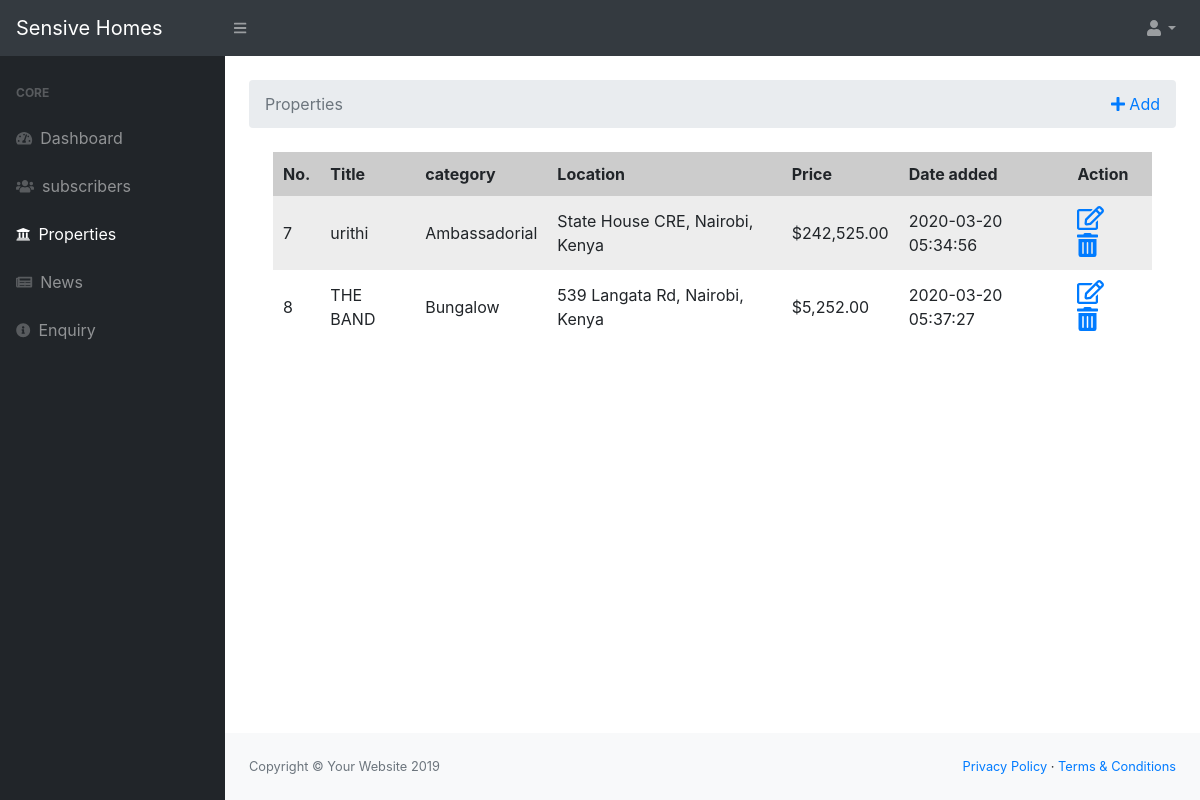
The app's page /admin/properties.php, older data.
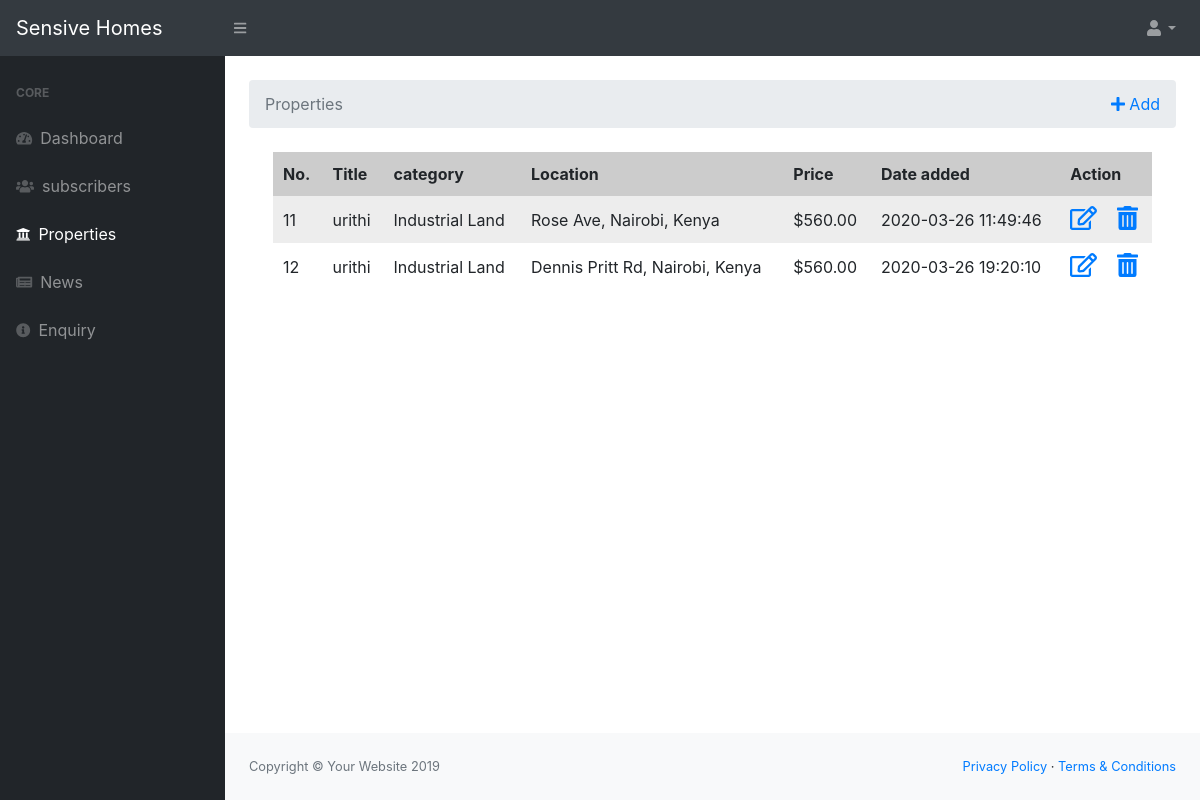
The same page, newer data.
### tables this page shows
CREATE TABLE `properties` (
  `id` int(11) NOT NULL,
  `title` text NOT NULL,
  `category` text NOT NULL,
  `location` varchar(100) NOT NULL,
  `longitude` decimal(8,6) NOT NULL,
  `latitude` decimal(8,6) NOT NULL,
  `sale_type` text NOT NULL,
  `bedrooms` varchar(50) NOT NULL,
  `price` varchar(50) NOT NULL,
  `area` int(45) NOT NULL,
  `garage` varchar(343) NOT NULL,
  `description` longtext NOT NULL,
  `image` text NOT NULL,
  `added_on` timestamp NOT NULL DEFAULT CURRENT_TIMESTAMP ON UPDATE CURRENT_TIMESTAMP
);

### admin/properties.php (the view, shortened to what the changed rows need)
<?php
include('../connect.php');
$properties = mysqli_query($dbconnect,"select * from properties" );
?>
<!DOCTYPE html>
<html lang="en">
    <head>
        <link href="css/styles.css" rel="stylesheet" />
        <link href="https://cdn.datatables.net/1.10.20/css/dataTables.bootstrap4.min.css" rel="stylesheet" />
    </head>
    <body class="sb-nav-fixed">
        <div id="layoutSidenav">
            <div id="layoutSidenav_content">
                <main>
                    <div class="container-fluid">
                    <br>
                        <div class="container-fluid">
                            <table class="dataTable">
                                <thead>
                                    <tr>
                                        <th>No.</th>
                                        <th>Title</th>
                                        <th>category</th>
                                        <th>Location</th>
                                        <th>Price</th>
                                        <th>Date added</th>
                                        <th>Action</th>
                                    </tr>
                                </thead>
                                <tbody>
                                <?php while ($property=mysqli_fetch_assoc($properties)) { ?>
                                    <tr>
                                        <td><?php echo $property['id'] ?></td>
                                        <td><?php echo $property['title'] ?></td>
                                        <td><?php echo $property['category'] ?></td>
                                        <td><?php echo $property['location'] ?></td>
                                        <td><?php echo $property['price'] ?></td>
                                        <td><?php echo $property['added_on'] ?></td>
                                        <td>
                                            <a href="editproperty.php?id=<?php echo $property['id'] ?>"><i class="far fa-edit" style="font-size:24px;margin-right:15px;"></i></a>
                                            <a href="#"><i class="fas fa-trash-alt"  style="font-size:24px;"></i></a>
                                        </td>
                                    </tr>
                                <?php } ?>
                                </tbody>
                            </table>
                        </div>
                    </div>
                </main>
            </div>
        </div>
    </body>
</html>

Row changes from the older to the newer data that the page shows:
removed properties: id "7", title "urithi", category "Ambassadorial", location "State House CRE, Nairobi, Kenya", price "$242,525.00", added_on "2020-03-20 05:34:56"
removed properties: id "8", title "THE BAND", category "Bungalow", location "539 Langata Rd, Nairobi, Kenya", price "$5,252.00", added_on "2020-03-20 05:37:27"
added properties: id "11", title "urithi", category "Industrial Land", location "Rose Ave, Nairobi, Kenya", price "$560.00", added_on "2020-03-26 11:49:46"
added properties: id "12", title "urithi", category "Industrial Land", location "Dennis Pritt Rd, Nairobi, Kenya", price "$560.00", added_on "2020-03-26 19:20:10"
